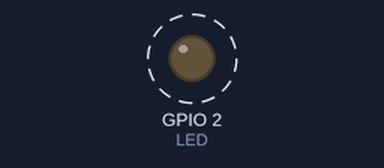
This sketch was run on a simulated ESP32. Shown: output pins drawn as LEDs (lit = HIGH). Dashed ring = blinking.

Above: at 0.02 s.
Timing chart, 0 to 3.0 s (numbered marks = the images above):
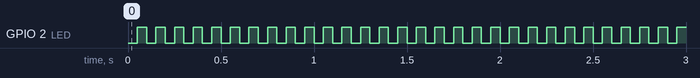

Measured:
- by itself, GPIO 2 (LED): alternates HIGH for 0.05 s and LOW for 0.05 s

The sketch:

try.ino
```cpp
#define LED 2

void setup() {
  // Set pin mode
  pinMode(LED,OUTPUT);
}

void loop() {
  // you can adjust your delay here. I make the LED turned on every 50 ms
  delay(50);
  digitalWrite(LED,HIGH);
  delay(50);
  digitalWrite(LED,LOW);
}
```
